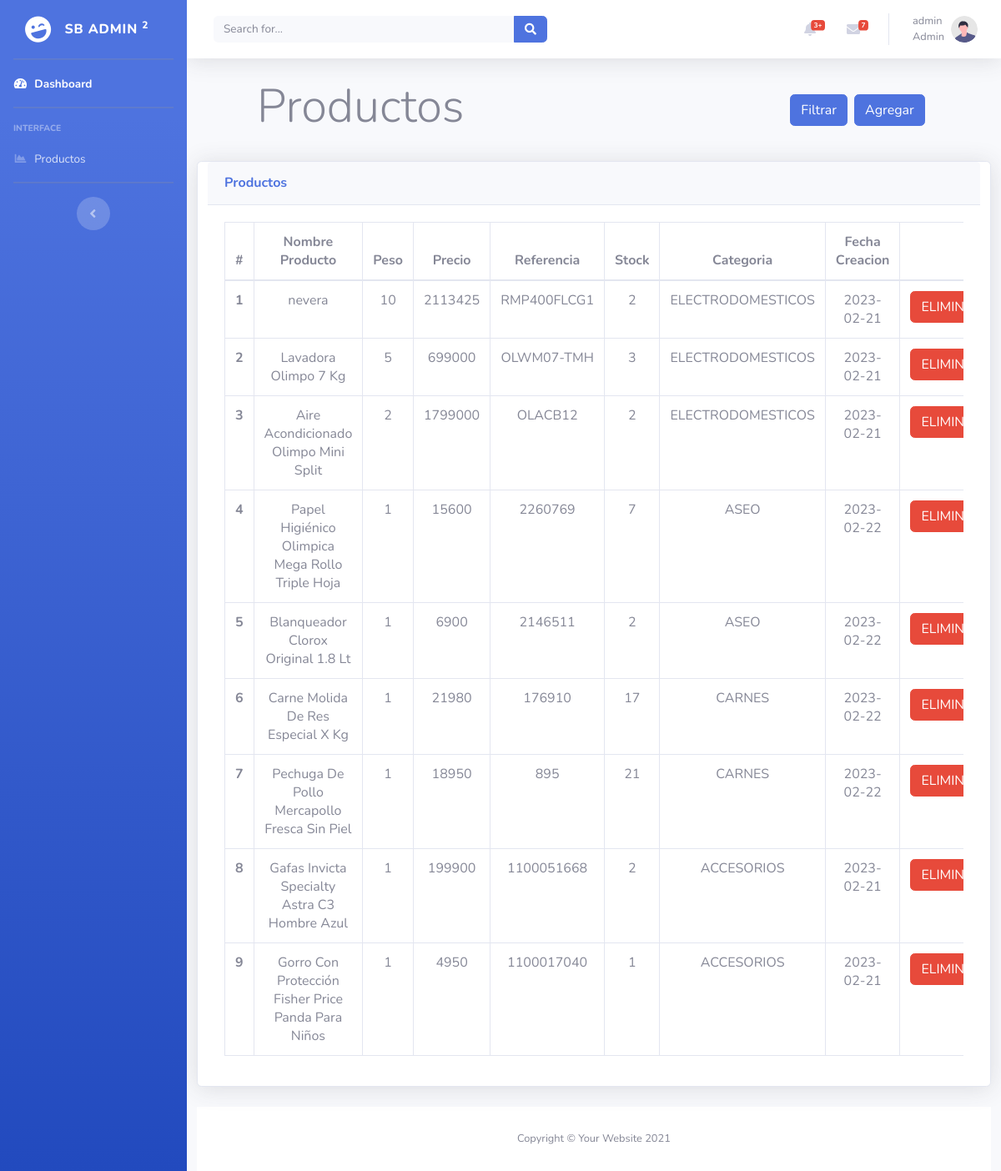
Page /View/Productos.php (signed in) on the committed database.
### tables this page shows
CREATE TABLE `producto` (
  `ID` int(11) NOT NULL,
  `NOMBRE_PRODUCTO` varchar(255) NOT NULL,
  `REFERENCIA` varchar(255) NOT NULL,
  `PRECIO` int(11) NOT NULL,
  `PESO` int(11) NOT NULL,
  `CATEGORIA` int(11) NOT NULL,
  `STOCK` int(11) NOT NULL,
  `FECHA_CREACION` date NOT NULL
);

CREATE TABLE `categoria` (
  `ID_CATEGORIA` int(11) NOT NULL,
  `CATEGORIA` varchar(550) NOT NULL
);

### Controllers/controllersView.php (called while the page is built, shortened)
<?php
class ControllerViews{
    public function Producto(){
        return"./Productos.php";
    }
    public function Index(){
        return "./../index.php";
    }
}

### db/database.php (called while the page is built)
<?php
class DATABASE{
    private $host;
    private $database_name;
    private $username;
    private $password;
    private $charset;
    public function __construct(){
        $this->host     = 'localhost';
        $this->database_name   = 'konecta';
        $this->username     = 'root';
        $this->password     = '';
        $this->charset  = 'utf8mb4';
    }
    function getConnection(){
        try {
            $option = [PDO::ATTR_ERRMODE => PDO::ERRMODE_EXCEPTION,
            PDO::ATTR_EMULATE_PREPARES => false];
            $conn = new PDO("mysql:host=" . $this->host
                            . ";dbname=" . $this->database_name
                            . ";charset=" . $this->charset
                            ,$this->username
                            ,$this->password
                            ,$option);
                            return $conn;
        } catch (PDOException $e) {
            print_r("Error connection : " . $e->getMessage());
        }
    }
}

### Model/productos.php (called while the page is built, shortened)
<?php
include_once('./../db/database.php');
class Productos extends DATABASE{
    private $table = 'producto';
    public function getAll(){
        try
        {
            $stm = $this->getConnection()->prepare("SELECT * FROM $this->table");
            $stm->execute();
            return $stm->fetchAll(PDO::FETCH_OBJ);
        }
        catch (PDOException $e)
        {
            die($e->getMessage());
        }
    }
    public function getCategoria($id){
        try
        {
            $stm = $this->getConnection()->prepare("SELECT categoria FROM `categoria` WHERE ID_CATEGORIA = ?");
            $stm->execute([$id]);
            return $stm->fetchAll(PDO::FETCH_OBJ);
        }
        catch (PDOException $e)
        {
            die($e->getMessage());
        }
    }
}

### Controllers/controllersProductos.php (the view, shortened to what this page needs)
<?php
class ControllerProductos{
    public function Read(){
        require_once("./../Model/productos.php");
        $productos = new Productos();
        $cont = 1;
        foreach ($productos->getAll() as $key => $value) {
            $datos = array(
                        "categoria" => $value->CATEGORIA,
                        "fecha" => $value->FECHA_CREACION,
                        "name"=> $value->NOMBRE_PRODUCTO,
                        "peso" => $value->PESO,
                        "precio" => $value->PRECIO,
                        "referencia" => $value->REFERENCIA,
                        "stock" => $value->STOCK,
                        "id" =>$value->ID
                    );
            $json = json_encode($datos);
            echo "<tr>";
            echo  "<th scope='row'>".$cont."</th>";
            echo  "<td >" . $value->NOMBRE_PRODUCTO . "</td>";
            echo  "<td >" . $value->PESO . "</td>";
            echo  "<td >" . $value->PRECIO . "</td>";
            echo  "<td >" . $value->REFERENCIA . "</td>";
            echo  "<td >" . $value->STOCK . "</td>";
            echo  "<td >" .  $productos->getCategoria($value->CATEGORIA)[0]->categoria . "</td>";
            echo  "<td >" . $value->FECHA_CREACION . "</td>";
            echo  "<td>
            <div class='d-flex justify-content-center'>
            <a href='./ruteador.php?controller=Productos&action=delete&id=$value->ID' class='btn btn-danger mr-1'>ELIMINAR</a>
            <a class='btn btn-primary mr-1' data-bs-toggle='modal' data-bs-target='#staticBackdrop1' onclick='enviar( $json)'> EDITAR</a>
            <a href='./../View/Comprar.php?id=$value->ID' class='btn btn-success mr-1'>COMPRAR</a>
            </div>
            </td>";
            echo "</tr>";
            $cont++;
        }
    }
}

### View/Productos.php (shortened to what this page needs)
<?php
echo "<link href='https://cdn.jsdelivr.net/npm/bootstrap@5.1.3/dist/css/bootstrap.min.css' rel='stylesheet'>";
require_once "./base/view_navbar.php";
include_once './../Controllers/controllersProductos.php';
$controllers = new ControllerProductos();
?>
<div class="container">
    <div class="row mt-4 mx-5">
        <div class="col-9">
            <h1 class="Display-4">Productos</h1>
        </div>
        <div class="col-3 d-flex justify-content-center align-items-center">
           <button  class="btn btn-primary mx-2">Filtrar</button >
           <button type="button" class="btn btn-primary" data-bs-toggle="modal" data-bs-target="#staticBackdrop">
            Agregar
            </button>
        </div>
    </div>
    <div class="row mt-4">
    <div class="card shadow mb-4">
        <div class="card-header py-3">
            <h6 class="m-0 font-weight-bold text-primary">Productos</h6>
        </div>
        <div class="card-body">
            <div class="table-responsive">
                <table class="table table-bordered" id="dataTable" width="100%" cellspacing="0">
                    <thead class="text-center">
                        <tr>
                            <th scope="col">#</th>
                            <th scope="col">Nombre Producto</th>
                            <th scope="col">Peso</th>
                            <th scope="col">Precio</th>
                            <th scope="col">Referencia</th>
                            <th scope="col">Stock</th>
                            <th scope="col">Categoria</th>
                            <th scope="col">Fecha Creacion</th>
                            <th scope="col">Action</th>
                        </tr>
                    </thead>
        <tbody class="text-center">
        <?php
            $controllers->Read();
        ?>
        </tbody>
    </table>
</div>
</div>
<?php
require_once './base/view_footer.php'; ?>

### View/base/view_navbar.php (shortened to what this page needs)
<?php
include_once './../Controllers/controllersView.php';
$controller = new ControllerViews();
?>
<!DOCTYPE html>
<html lang="es">
<head>
    <link href="./assets/vendor/fontawesome-free/css/all.min.css" rel="stylesheet" type="text/css">
    <link rel="stylesheet" href="/dasboard/View/assets/css/sb-admin-2.css ">
    <link href="./assets/vendor/datatables/dataTables.bootstrap4.min.css" rel="stylesheet">
</head>
<body id="page-top">
    <div id="wrapper">
        <ul class="navbar-nav bg-gradient-primary sidebar sidebar-dark accordion" id="accordionSidebar">
            <a class="sidebar-brand d-flex align-items-center justify-content-center" href="/dasboard/View/Dashboard.php">
                <div class="sidebar-brand-icon rotate-n-15">
                    <i class="fas fa-laugh-wink"></i>
                </div>
                <div class="sidebar-brand-text mx-3">SB Admin <sup>2</sup></div>
            </a>
            <hr class="sidebar-divider my-0">
            <li class="nav-item active">
                <a class="nav-link" href="
                <?php
                echo $controller->Index();
                ?>">
                    <i class="fas fa-fw fa-tachometer-alt"></i>
                    <span>Dashboard</span></a>
            </li>
            <hr class="sidebar-divider">
            <div class="sidebar-heading">
                Interface
            </div>
            <li class="nav-item">
                <a class="nav-link" href="
                <?php
                   echo $controller->Producto();
                ?>">
                    <i class="fas fa-fw fa-chart-area"></i>
                    <span>Productos</span></a>
            </li>
            <hr class="sidebar-divider d-none d-md-block">
            <div class="text-center d-none d-md-inline">
                <button class="rounded-circle border-0" id="sidebarToggle"></button>
            </div>
        </ul>
        <div id="content-wrapper" class="d-flex flex-column">
            <div id="content">
                <nav class="navbar navbar-expand navbar-light bg-white topbar mb-4 static-top shadow">
                    <form
                        class="d-none d-sm-inline-block form-inline mr-auto ml-md-3 my-2 my-md-0 mw-100 navbar-search">
                        <div class="input-group">
                            <input type="text" class="form-control bg-light border-0 small" placeholder="Search for..."
                                aria-label="Search" aria-describedby="basic-addon2">
                            <div class="input-group-append">
                                <button class="btn btn-primary" type="button">
                                    <i class="fas fa-search fa-sm"></i>
                                </button>
                            </div>
                        </div>
                    </form>
                    <ul class="navbar-nav ml-auto">
                        <li class="nav-item dropdown no-arrow mx-1">
                            <a class="nav-link dropdown-toggle" href="#" id="alertsDropdown" role="button"
                                data-toggle="dropdown" aria-haspopup="true" aria-expanded="false">
                                <i class="fas fa-bell fa-fw"></i>
                                <span class="badge badge-danger badge-counter">3+</span>
                            </a>
                        </li>
                        <li class="nav-item dropdown no-arrow mx-1">
                            <a class="nav-link dropdown-toggle" href="#" id="messagesDropdown" role="button"
                                data-toggle="dropdown" aria-haspopup="true" aria-expanded="false">
                                <i class="fas fa-envelope fa-fw"></i>
                                <span class="badge badge-danger badge-counter">7</span>
                            </a>
                        </li>
                        <li class="nav-item dropdown no-arrow">
                            <a class="nav-link dropdown-toggle" href="#" id="userDropdown" role="button"
                                data-toggle="dropdown" aria-haspopup="true" aria-expanded="false">
                                <span class="mr-2 d-none d-lg-inline text-gray-600 small">
                                </span>
                                <img class="img-profile rounded-circle"
                                    src="/dasboard/View/assets/img/undraw_profile.svg">
                            </a>
                        </li>
                    </ul>
                </nav>

### Model/sessiones.php (shortened to what this page needs)
<?php
class Sessiones{
    public function roles(){
          $user = $_SESSION['rol'] == 1 ? "Admin": "Empleado" ;
          echo $_SESSION['user'] ."</br>" . $user;
    }
}

### View/base/view_footer.php (shortened to what this page needs)
</div>
    <footer class="sticky-footer bg-white">
                <div class="container my-auto">
                    <div class="copyright text-center my-auto">
                        <span>Copyright &copy; Your Website 2021</span>
                    </div>
                </div>
            </footer>
        </div>
    </div>
</body>
</html>

### rows in the picture
producto: NOMBRE_PRODUCTO "nevera", PESO "10", PRECIO "2113425", REFERENCIA "RMP400FLCG1", STOCK "2", CATEGORIA.CATEGORIA "ELECTRODOMESTICOS", FECHA_CREACION "2023-02-21"
producto: NOMBRE_PRODUCTO "Lavadora Olimpo 7 Kg", PESO "5", PRECIO "699000", REFERENCIA "OLWM07-TMH", STOCK "3", CATEGORIA.CATEGORIA "ELECTRODOMESTICOS", FECHA_CREACION "2023-02-21"
producto: NOMBRE_PRODUCTO "Aire Acondicionado Olimpo Mini Split", PESO "2", PRECIO "1799000", REFERENCIA "OLACB12", STOCK "2", CATEGORIA.CATEGORIA "ELECTRODOMESTICOS", FECHA_CREACION "2023-02-21"
producto: NOMBRE_PRODUCTO "Papel Higiénico Olimpica Mega Rollo Triple Hoja", PESO "1", PRECIO "15600", REFERENCIA "2260769", STOCK "7", CATEGORIA.CATEGORIA "ASEO", FECHA_CREACION "2023-02-22"
producto: NOMBRE_PRODUCTO "Blanqueador Clorox Original 1.8 Lt", PESO "1", PRECIO "6900", REFERENCIA "2146511", STOCK "2", CATEGORIA.CATEGORIA "ASEO", FECHA_CREACION "2023-02-22"
producto: NOMBRE_PRODUCTO "Carne Molida De Res Especial X Kg", PESO "1", PRECIO "21980", REFERENCIA "176910", STOCK "17", CATEGORIA.CATEGORIA "CARNES", FECHA_CREACION "2023-02-22"
producto: NOMBRE_PRODUCTO "Pechuga De Pollo Mercapollo Fresca Sin Piel", PESO "1", PRECIO "18950", REFERENCIA "895", STOCK "21", CATEGORIA.CATEGORIA "CARNES", FECHA_CREACION "2023-02-22"
producto: NOMBRE_PRODUCTO "Gafas Invicta Specialty Astra C3 Hombre Azul", PESO "1", PRECIO "199900", REFERENCIA "1100051668", STOCK "2", CATEGORIA.CATEGORIA "ACCESORIOS", FECHA_CREACION "2023-02-21"
producto: NOMBRE_PRODUCTO "Gorro Con Protección Fisher Price Panda Para Niños", PESO "1", PRECIO "4950", REFERENCIA "1100017040", STOCK "1", CATEGORIA.CATEGORIA "ACCESORIOS", FECHA_CREACION "2023-02-21"

### other values in the picture
$_SESSION['user'] "admin"
$user "Admin"
